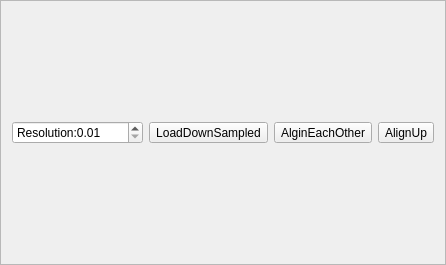
<?xml version="1.0" encoding="UTF-8"?>
<ui version="4.0">
 <class>GlobalAlign</class>
 <widget class="QFrame" name="GlobalAlign">
  <property name="geometry">
   <rect>
    <x>0</x>
    <y>0</y>
    <width>446</width>
    <height>265</height>
   </rect>
  </property>
  <property name="windowTitle">
   <string>Frame</string>
  </property>
  <property name="frameShape">
   <enum>QFrame::StyledPanel</enum>
  </property>
  <property name="frameShadow">
   <enum>QFrame::Raised</enum>
  </property>
  <layout class="QVBoxLayout" name="verticalLayout">
   <item>
    <layout class="QHBoxLayout" name="horizontalLayout">
     <item>
      <widget class="QDoubleSpinBox" name="resolution_spin_box">
       <property name="prefix">
        <string>Resolution:</string>
       </property>
       <property name="decimals">
        <number>2</number>
       </property>
       <property name="minimum">
        <double>0.010000000000000</double>
       </property>
       <property name="maximum">
        <double>0.500000000000000</double>
       </property>
       <property name="singleStep">
        <double>0.010000000000000</double>
       </property>
      </widget>
     </item>
     <item>
      <widget class="QToolButton" name="load_down_sampled">
       <property name="text">
        <string>LoadDownSampled</string>
       </property>
      </widget>
     </item>
     <item>
      <widget class="QToolButton" name="align_each_other">
       <property name="text">
        <string>AlginEachOther</string>
       </property>
      </widget>
     </item>
     <item>
      <widget class="QToolButton" name="align_up">
       <property name="text">
        <string>AlignUp</string>
       </property>
      </widget>
     </item>
    </layout>
   </item>
  </layout>
 </widget>
 <resources/>
 <connections/>
</ui>
